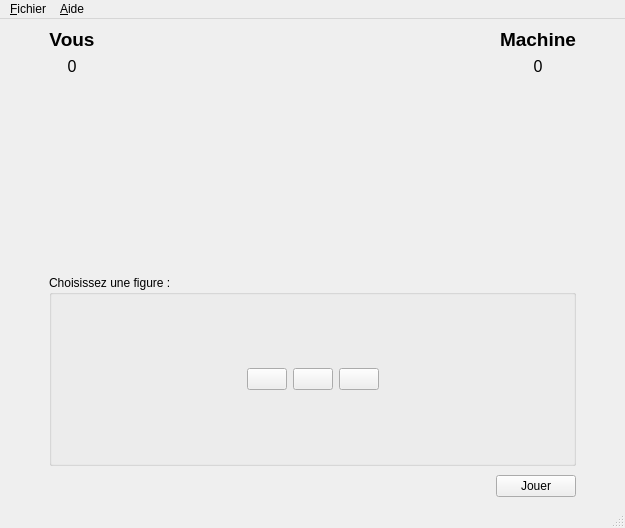
<?xml version="1.0" encoding="UTF-8"?>
<ui version="4.0">
 <class>ChifoumiVue</class>
 <widget class="QMainWindow" name="ChifoumiVue">
  <property name="geometry">
   <rect>
    <x>0</x>
    <y>0</y>
    <width>625</width>
    <height>528</height>
   </rect>
  </property>
  <property name="windowTitle">
   <string>Chifoumi</string>
  </property>
  <widget class="QWidget" name="centralwidget">
   <layout class="QHBoxLayout" name="horizontalLayout_5">
    <item>
     <layout class="QVBoxLayout" name="verticalLayout_3">
      <item>
       <layout class="QGridLayout" name="gridLayout">
        <item row="0" column="1">
         <layout class="QVBoxLayout" name="verticalLayout">
          <item>
           <widget class="QLabel" name="lJoueur">
            <property name="sizePolicy">
             <sizepolicy hsizetype="Preferred" vsizetype="Preferred">
              <horstretch>0</horstretch>
              <verstretch>0</verstretch>
             </sizepolicy>
            </property>
            <property name="font">
             <font>
              <pointsize>14</pointsize>
              <weight>75</weight>
              <bold>true</bold>
             </font>
            </property>
            <property name="text">
             <string>Vous</string>
            </property>
            <property name="alignment">
             <set>Qt::AlignCenter</set>
            </property>
           </widget>
          </item>
          <item>
           <widget class="QLabel" name="scoreJoueur">
            <property name="font">
             <font>
              <pointsize>12</pointsize>
             </font>
            </property>
            <property name="text">
             <string>0</string>
            </property>
            <property name="alignment">
             <set>Qt::AlignCenter</set>
            </property>
           </widget>
          </item>
         </layout>
        </item>
        <item row="1" column="3">
         <widget class="QLabel" name="coupMachine">
          <property name="text">
           <string/>
          </property>
          <property name="pixmap">
           <pixmap resource="ressourceChifoumi.qrc">:/chifoumi/images/rien_115.png</pixmap>
          </property>
         </widget>
        </item>
        <item row="1" column="1">
         <widget class="QLabel" name="coupJoueur">
          <property name="text">
           <string/>
          </property>
          <property name="pixmap">
           <pixmap resource="ressourceChifoumi.qrc">:/chifoumi/images/rien_115.png</pixmap>
          </property>
         </widget>
        </item>
        <item row="1" column="4">
         <spacer name="horizontalSpacer_10">
          <property name="orientation">
           <enum>Qt::Horizontal</enum>
          </property>
          <property name="sizeType">
           <enum>QSizePolicy::Fixed</enum>
          </property>
          <property name="sizeHint" stdset="0">
           <size>
            <width>40</width>
            <height>20</height>
           </size>
          </property>
         </spacer>
        </item>
        <item row="0" column="3">
         <layout class="QVBoxLayout" name="verticalLayout_2">
          <item>
           <widget class="QLabel" name="lMachine">
            <property name="sizePolicy">
             <sizepolicy hsizetype="Preferred" vsizetype="Preferred">
              <horstretch>0</horstretch>
              <verstretch>0</verstretch>
             </sizepolicy>
            </property>
            <property name="font">
             <font>
              <pointsize>14</pointsize>
              <weight>75</weight>
              <bold>true</bold>
             </font>
            </property>
            <property name="text">
             <string>Machine</string>
            </property>
            <property name="alignment">
             <set>Qt::AlignCenter</set>
            </property>
           </widget>
          </item>
          <item>
           <widget class="QLabel" name="scoreMachine">
            <property name="font">
             <font>
              <pointsize>12</pointsize>
             </font>
            </property>
            <property name="text">
             <string>0</string>
            </property>
            <property name="alignment">
             <set>Qt::AlignCenter</set>
            </property>
           </widget>
          </item>
         </layout>
        </item>
        <item row="1" column="2">
         <layout class="QHBoxLayout" name="horizontalLayout_2">
          <item>
           <spacer name="horizontalSpacer_3">
            <property name="orientation">
             <enum>Qt::Horizontal</enum>
            </property>
            <property name="sizeHint" stdset="0">
             <size>
              <width>40</width>
              <height>20</height>
             </size>
            </property>
           </spacer>
          </item>
          <item>
           <widget class="QLabel" name="versus">
            <property name="text">
             <string/>
            </property>
            <property name="pixmap">
             <pixmap resource="ressourceChifoumi.qrc">:/chifoumi/images/versus_70.png</pixmap>
            </property>
            <property name="alignment">
             <set>Qt::AlignCenter</set>
            </property>
           </widget>
          </item>
          <item>
           <spacer name="horizontalSpacer_4">
            <property name="orientation">
             <enum>Qt::Horizontal</enum>
            </property>
            <property name="sizeHint" stdset="0">
             <size>
              <width>40</width>
              <height>20</height>
             </size>
            </property>
           </spacer>
          </item>
         </layout>
        </item>
        <item row="1" column="0">
         <spacer name="horizontalSpacer_9">
          <property name="orientation">
           <enum>Qt::Horizontal</enum>
          </property>
          <property name="sizeType">
           <enum>QSizePolicy::Fixed</enum>
          </property>
          <property name="sizeHint" stdset="0">
           <size>
            <width>40</width>
            <height>20</height>
           </size>
          </property>
         </spacer>
        </item>
        <item row="0" column="2">
         <spacer name="horizontalSpacer_2">
          <property name="orientation">
           <enum>Qt::Horizontal</enum>
          </property>
          <property name="sizeHint" stdset="0">
           <size>
            <width>40</width>
            <height>20</height>
           </size>
          </property>
         </spacer>
        </item>
       </layout>
      </item>
      <item>
       <spacer name="verticalSpacer">
        <property name="orientation">
         <enum>Qt::Vertical</enum>
        </property>
        <property name="sizeHint" stdset="0">
         <size>
          <width>20</width>
          <height>40</height>
         </size>
        </property>
       </spacer>
      </item>
      <item>
       <layout class="QHBoxLayout" name="bbbbbbbbbbb">
        <property name="topMargin">
         <number>0</number>
        </property>
        <item>
         <spacer name="horizontalSpacer_5">
          <property name="orientation">
           <enum>Qt::Horizontal</enum>
          </property>
          <property name="sizeType">
           <enum>QSizePolicy::Fixed</enum>
          </property>
          <property name="sizeHint" stdset="0">
           <size>
            <width>40</width>
            <height>20</height>
           </size>
          </property>
         </spacer>
        </item>
        <item>
         <layout class="QVBoxLayout" name="aaaaaaaaaa">
          <property name="spacing">
           <number>9</number>
          </property>
          <property name="leftMargin">
           <number>0</number>
          </property>
          <property name="topMargin">
           <number>0</number>
          </property>
          <item>
           <widget class="QGroupBox" name="groupBox">
            <property name="minimumSize">
             <size>
              <width>509</width>
              <height>191</height>
             </size>
            </property>
            <property name="maximumSize">
             <size>
              <width>100000</width>
              <height>191</height>
             </size>
            </property>
            <property name="title">
             <string>Choisissez une figure :</string>
            </property>
            <layout class="QHBoxLayout" name="horizontalLayout_6">
             <item>
              <layout class="QHBoxLayout" name="horizontalLayout_3">
               <item>
                <spacer name="horizontalSpacer_7">
                 <property name="orientation">
                  <enum>Qt::Horizontal</enum>
                 </property>
                 <property name="sizeHint" stdset="0">
                  <size>
                   <width>40</width>
                   <height>20</height>
                  </size>
                 </property>
                </spacer>
               </item>
               <item>
                <widget class="QPushButton" name="pierre">
                 <property name="text">
                  <string/>
                 </property>
                 <property name="icon">
                  <iconset>
                   <normalon>:/chifoumi/images/pierre_115.png</normalon>
                  </iconset>
                 </property>
                 <property name="iconSize">
                  <size>
                   <width>127</width>
                   <height>128</height>
                  </size>
                 </property>
                </widget>
               </item>
               <item>
                <widget class="QPushButton" name="papier">
                 <property name="text">
                  <string/>
                 </property>
                 <property name="icon">
                  <iconset>
                   <normalon>:/chifoumi/images/papier_115.png</normalon>
                  </iconset>
                 </property>
                 <property name="iconSize">
                  <size>
                   <width>127</width>
                   <height>128</height>
                  </size>
                 </property>
                </widget>
               </item>
               <item>
                <widget class="QPushButton" name="ciseau">
                 <property name="text">
                  <string/>
                 </property>
                 <property name="icon">
                  <iconset>
                   <normalon>:/chifoumi/images/ciseau_115.png</normalon>
                  </iconset>
                 </property>
                 <property name="iconSize">
                  <size>
                   <width>127</width>
                   <height>128</height>
                  </size>
                 </property>
                </widget>
               </item>
               <item>
                <spacer name="horizontalSpacer_8">
                 <property name="orientation">
                  <enum>Qt::Horizontal</enum>
                 </property>
                 <property name="sizeHint" stdset="0">
                  <size>
                   <width>40</width>
                   <height>20</height>
                  </size>
                 </property>
                </spacer>
               </item>
              </layout>
             </item>
            </layout>
           </widget>
          </item>
          <item>
           <layout class="QHBoxLayout" name="horizontalLayout">
            <item>
             <spacer name="horizontalSpacer">
              <property name="orientation">
               <enum>Qt::Horizontal</enum>
              </property>
              <property name="sizeHint" stdset="0">
               <size>
                <width>40</width>
                <height>20</height>
               </size>
              </property>
             </spacer>
            </item>
            <item>
             <widget class="QPushButton" name="bNewPartie">
              <property name="text">
               <string>Jouer</string>
              </property>
             </widget>
            </item>
           </layout>
          </item>
         </layout>
        </item>
        <item>
         <spacer name="horizontalSpacer_6">
          <property name="orientation">
           <enum>Qt::Horizontal</enum>
          </property>
          <property name="sizeType">
           <enum>QSizePolicy::Fixed</enum>
          </property>
          <property name="sizeHint" stdset="0">
           <size>
            <width>40</width>
            <height>20</height>
           </size>
          </property>
         </spacer>
        </item>
       </layout>
      </item>
     </layout>
    </item>
   </layout>
  </widget>
  <widget class="QMenuBar" name="menubar">
   <property name="geometry">
    <rect>
     <x>0</x>
     <y>0</y>
     <width>625</width>
     <height>21</height>
    </rect>
   </property>
   <widget class="QMenu" name="menu_Fichier">
    <property name="title">
     <string>&amp;Fichier</string>
    </property>
    <addaction name="actionQuitter"/>
   </widget>
   <widget class="QMenu" name="menu_Aide">
    <property name="title">
     <string>&amp;Aide</string>
    </property>
    <addaction name="actionA_propos_de"/>
   </widget>
   <addaction name="menu_Fichier"/>
   <addaction name="menu_Aide"/>
  </widget>
  <widget class="QStatusBar" name="statusbar"/>
  <action name="actionA_propos_de">
   <property name="text">
    <string>&amp;A propos de ...</string>
   </property>
   <property name="shortcut">
    <string>F1</string>
   </property>
  </action>
  <action name="actionQuitter">
   <property name="text">
    <string>&amp;Quitter</string>
   </property>
   <property name="shortcut">
    <string>Alt+F3</string>
   </property>
  </action>
 </widget>
 <resources>
  <include location="ressourceChifoumi.qrc"/>
 </resources>
 <connections/>
</ui>
